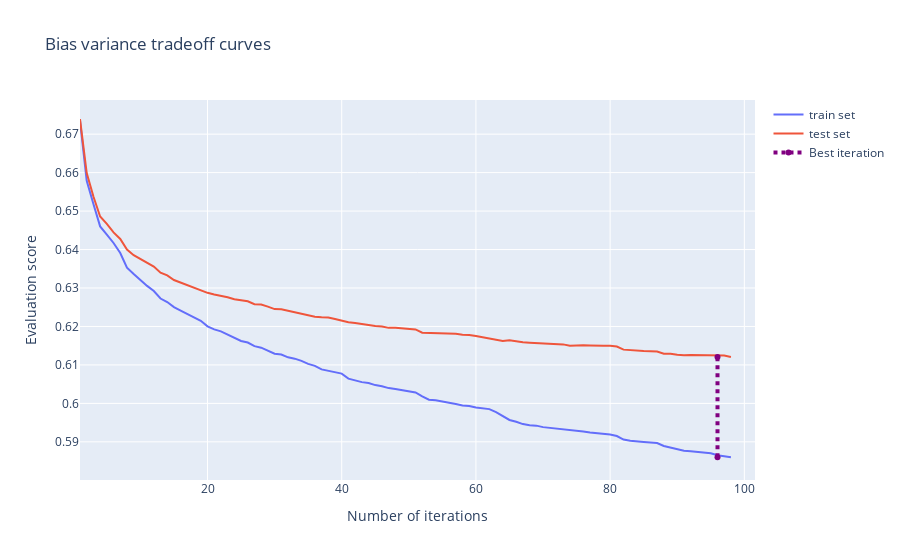

Notebook cell for this chart:
### Code cell
bst_clf = bst.fit(X_train, y_train)
bst_clf.n_estimators = bst_clf.best_iteration

bias_var_plot(bst_clf)
